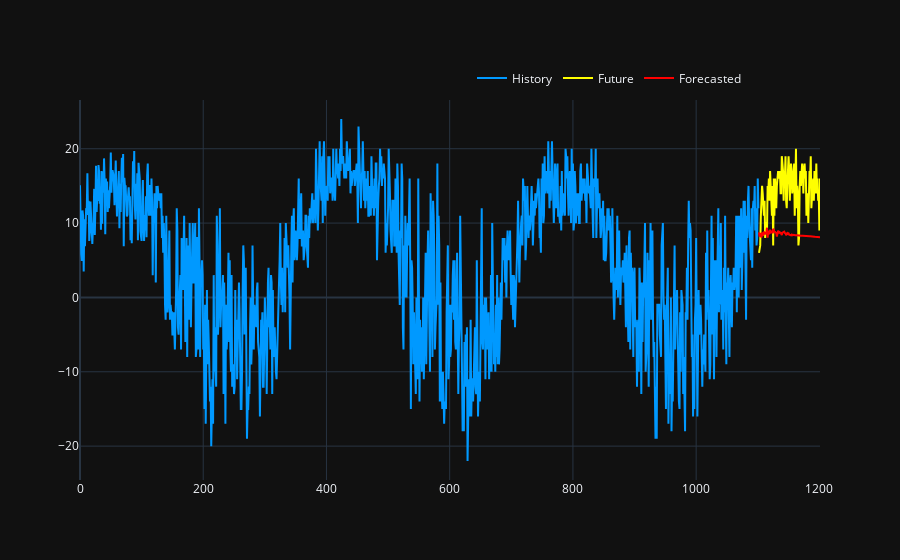

This figure's notebook cell:
### Markdown cell above
#### Model

### Code cell
from models.cnn import SimpleCNN
from models.benchmark import NaivePredictor
from sklearn.preprocessing import MinMaxScaler, StandardScaler
INPUT_LEN = 50
exp = Experiment(
    {
        # Model
        'model': SimpleCNN(INPUT_LEN, 64),
        'input_len':INPUT_LEN,
        'feature_dim':1,
        'forecast_horizon':1,
        # Data
        'frequency':'daily',
        'scaler':StandardScaler(),
        'decompose': True, #detrend and de-sazonalize
        'freq':1,
        # Others
        'device':'cuda',
        'verbose':True,
    })

exp.set_dataset(linear_serie=train_set.Elec_kW.values, train=True)
exp.set_dataset(linear_serie=valid_set.Elec_kW.values, validation=True)

exp.train({
    'epochs':2,
    'lr':1e-3,#1e-5,
    'batch_size':512,
    'verbose':False,
})
fh = 100
last_train_values = train_set.Elec_kW.values[-INPUT_LEN:]
next_validation_values = valid_set.Elec_kW.values[:fh]
pred_y = exp.predict(last_train_values, fh)
exp.print_metrics(next_validation_values, pred_y)
#
#
plot_predictions(train_set.Elec_kW.values, next_validation_values, pred_y)

### Figure 1 — Plotly figure (JSON) as saved in the notebook; plotly's stock layout.template omitted (floating-point values rounded to 4 significant figures; data arrays with more than 128 entries replaced by an {"elided": "..."} marker saying what was removed)
{"data": [{"hovertemplate": "$%{y:.2f}", "line": {"color": "#0099ff"}, "mode": "lines", "name": "History", "type": "scatter", "x": {"elided": "1102 int values"}, "y": {"elided": "1102 float values"}}, {"hovertemplate": "$%{y:.2f}", "line": {"color": "yellow"}, "mode": "lines", "name": "Future", "type": "scatter", "x": [1102, 1103, 1104, 1105, 1106, 1107, 1108, 1109, 1110, 1111, 1112, 1113, 1114, 1115, 1116, 1117, 1118, 1119, 1120, 1121, 1122, 1123, 1124, 1125, 1126, 1127, 1128, 1129, 1130, 1131, 1132, 1133, 1134, 1135, 1136, 1137, 1138, 1139, 1140, 1141, 1142, 1143, 1144, 1145, 1146, 1147, 1148, 1149, 1150, 1151, 1152, 1153, 1154, 1155, 1156, 1157, 1158, 1159, 1160, 1161, 1162, 1163, 1164, 1165, 1166, 1167, 1168, 1169, 1170, 1171, 1172, 1173, 1174, 1175, 1176, 1177, 1178, 1179, 1180, 1181, 1182, 1183, 1184, 1185, 1186, 1187, 1188, 1189, 1190, 1191, 1192, 1193, 1194, 1195, 1196, 1197, 1198, 1199, 1200, 1201], "y": [6, 7, 7, 11, 13, 15, 14, 13, 11, 13, 8, 10, 10, 9, 15, 14, 16, 13, 17, 15, 12, 11, 15, 7, 16, 11, 16, 14, 12, 15, 16, 17, 16, 17, 17, 14, 14, 19, 18, 17, 13, 17, 16, 19, 13, 12, 15, 18, 19, 17, 13, 16, 18, 17, 14, 15, 16, 18, 11, 19, 20, 12, 15, 14, 7, 8, 15, 17, 15, 18, 18, 17, 14, 17, 18, 16, 17, 11, 14, 14, 10, 15, 17, 16, 19, 12, 15, 15, 16, 13, 17, 15, 14, 18, 14, 16, 13, 14, 9, 16]}, {"hovertemplate": "$%{y:.2f}", "line": {"color": "red"}, "mode": "lines", "name": "Forecasted", "type": "scatter", "x": [1102, 1103, 1104, 1105, 1106, 1107, 1108, 1109, 1110, 1111, 1112, 1113, 1114, 1115, 1116, 1117, 1118, 1119, 1120, 1121, 1122, 1123, 1124, 1125, 1126, 1127, 1128, 1129, 1130, 1131, 1132, 1133, 1134, 1135, 1136, 1137, 1138, 1139, 1140, 1141, 1142, 1143, 1144, 1145, 1146, 1147, 1148, 1149, 1150, 1151, 1152, 1153, 1154, 1155, 1156, 1157, 1158, 1159, 1160, 1161, 1162, 1163, 1164, 1165, 1166, 1167, 1168, 1169, 1170, 1171, 1172, 1173, 1174, 1175, 1176, 1177, 1178, 1179, 1180, 1181, 1182, 1183, 1184, 1185, 1186, 1187, 1188, 1189, 1190, 1191, 1192, 1193, 1194, 1195, 1196, 1197, 1198, 1199, 1200, 1201], "y": [8.765, 8.172, 8.368, 8.674, 8.058, 8.763, 8.306, 8.398, 8.829, 8.576, 8.584, 8.671, 8.749, 9.374, 8.033, 9.008, 8.562, 8.608, 9.12, 8.658, 8.859, 8.758, 8.754, 9.206, 9.113, 8.748, 8.905, 8.657, 8.766, 8.187, 8.87, 8.961, 8.792, 8.893, 8.585, 8.744, 8.564, 8.398, 8.704, 8.736, 8.759, 8.842, 8.657, 8.619, 8.355, 8.435, 8.642, 8.563, 8.608, 8.45, 8.407, 8.398, 8.362, 8.451, 8.364, 8.432, 8.395, 8.357, 8.339, 8.363, 8.376, 8.38, 8.354, 8.363, 8.332, 8.319, 8.331, 8.3, 8.332, 8.283, 8.298, 8.311, 8.293, 8.274, 8.267, 8.266, 8.254, 8.234, 8.232, 8.23, 8.228, 8.229, 8.216, 8.216, 8.196, 8.182, 8.18, 8.174, 8.182, 8.175, 8.169, 8.159, 8.141, 8.137, 8.131, 8.132, 8.129, 8.121, 8.109, 8.102]}], "layout": {"hovermode": "x unified", "legend": {"orientation": "h", "x": 0.9, "xanchor": "right", "y": 1.02, "yanchor": "bottom"}, "xaxis": {"rangeselector": {"font": {"color": "black"}}}, "yaxis": {"fixedrange": true}}}
